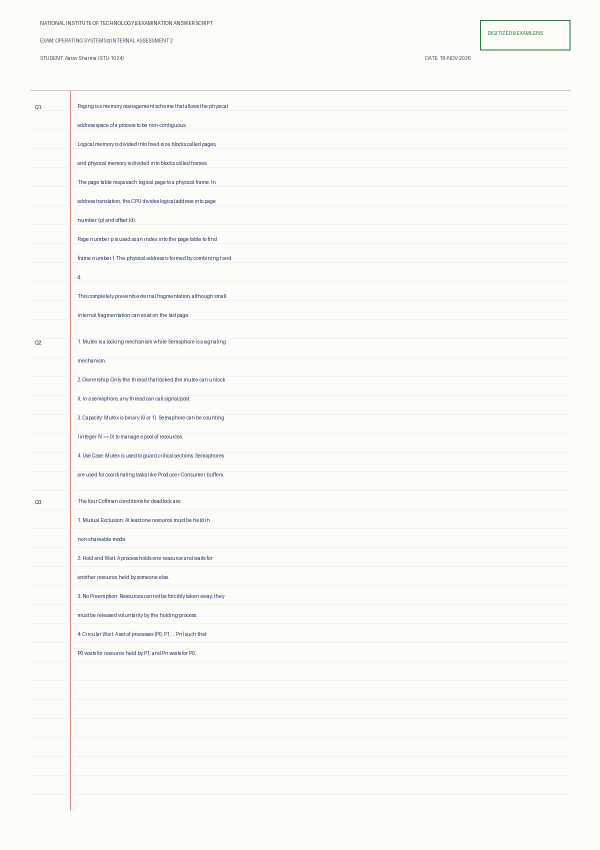
#> input picture promo_video/assets/exam_papers/scan_STU-1024.jpg, 1200 x 1700 px (shown at 1/2 size)
$ python -i scene1.py   (imports and definitions only)
#> lines starting #> are read from the running program, lines starting #| are printed output that depends on the picture
### promo_video/renderer/common.py
import math
import numpy as np
from PIL import Image, ImageDraw, ImageFont, ImageFilter

# Theme Colors
COLOR_NAVY_DARK = (11, 15, 23)        # #0B0F17
COLOR_NAVY = (17, 24, 39)             # #111827
COLOR_INDIGO = (81, 69, 229)          # #5145E5
COLOR_INDIGO_LIGHT = (129, 140, 248)  # #818CF8
COLOR_CYAN = (6, 182, 212)            # #06B6D4
COLOR_LAVENDER = (238, 242, 255)      # #EEF2FF
COLOR_WHITE = (255, 255, 255)
COLOR_EMERALD = (16, 185, 129)
COLOR_AMBER = (245, 158, 11)
COLOR_ROSE = (244, 63, 94)

# Font Helper
FONT_REGULAR_PATH = "C:/Windows/Fonts/segoeui.ttf"
FONT_BOLD_PATH = "C:/Windows/Fonts/segoeuib.ttf"
FONT_LIGHT_PATH = "C:/Windows/Fonts/segoeuil.ttf"

_font_cache = {}

# [9 lines left out: function get_font, not called in this run]

# Easing Functions
def ease_out_cubic(x):
    return 1.0 - math.pow(1.0 - max(0.0, min(1.0, x)), 3)

def ease_in_out_cubic(x):
    x = max(0.0, min(1.0, x))
    return 4 * x * x * x if x < 0.5 else 1.0 - math.pow(-2 * x + 2, 3) / 2

# [5 lines left out: function ease_out_back, not called in this run]

# Gradient Background Generator with Caching
_gradient_cache = {}

def create_radial_gradient(width=1920, height=1080, center=(960, 540), radius=1000, color_center=(30, 27, 75), color_edge=(11, 15, 23)):
    key = (width, height, center, radius, color_center, color_edge)
    if key in _gradient_cache:
        return _gradient_cache[key].copy()

    cx, cy = center
    Y, X = np.ogrid[:height, :width]
    dist_from_center = np.sqrt((X - cx)**2 + (Y - cy)**2)
    norm_dist = np.clip(dist_from_center / radius, 0.0, 1.0)

    r = (color_center[0] * (1.0 - norm_dist) + color_edge[0] * norm_dist).astype(np.uint8)
    g = (color_center[1] * (1.0 - norm_dist) + color_edge[1] * norm_dist).astype(np.uint8)
    b = (color_center[2] * (1.0 - norm_dist) + color_edge[2] * norm_dist).astype(np.uint8)

    rgb = np.stack([r, g, b], axis=-1)
    img = Image.fromarray(rgb, 'RGB')
    _gradient_cache[key] = img
    return img.copy()

# Glassmorphism Card Drawer
# [11 lines left out: function draw_glass_card, not called in this run]

# Ambient Floating Particles
class ParticleField:
    def __init__(self, count=60, width=1920, height=1080):
        np.random.seed(42)
        self.count = count
        self.width = width
        self.height = height
        self.x = np.random.uniform(0, width, count)
        self.y = np.random.uniform(0, height, count)
        self.speed_y = np.random.uniform(-0.6, -1.8, count)
        self.speed_x = np.random.uniform(-0.3, 0.3, count)
        self.size = np.random.uniform(2.0, 5.0, count)
        self.alpha = np.random.uniform(50, 160, count)

    # [11 lines left out: function draw, not called in this run]

### promo_video/renderer/scene1.py
import os
import math
from PIL import Image, ImageDraw, ImageFilter
from .common import (
    COLOR_NAVY_DARK, COLOR_NAVY, COLOR_INDIGO, COLOR_INDIGO_LIGHT,
    COLOR_CYAN, COLOR_LAVENDER, COLOR_WHITE, get_font,
    ease_out_cubic, ParticleField, create_radial_gradient
)
from .presenter_animator import get_talking_presenter_image

_paper_cache = None
_bg_cache = None
_particles = ParticleField(count=45)

def get_floating_papers():
    global _paper_cache
    if _paper_cache is None:
        paths = [
            "promo_video/assets/exam_papers/scan_STU-1024.jpg",
            "promo_video/assets/exam_papers/scan_STU-1025.jpg"
        ]
        _paper_cache = []
        for p in paths:
            if os.path.exists(p):
                im = Image.open(p).convert("RGBA")
                # Resize to card size with a clean border
                card = im.resize((360, 480), Image.Resampling.LANCZOS)
                # Add subtle white border and rounded corners
                border = Image.new("RGBA", (370, 490), (255, 255, 255, 180))
                border.paste(card, (5, 5))
                _paper_cache.append(border)
    return _paper_cache

def render_scene1(frame_idx, total_frames=240):
    t_sec = frame_idx / 30.0
    progress = frame_idx / float(total_frames)

    # Base background
    bg = create_radial_gradient(
        width=1920, height=1080,
        center=(960, 480), radius=900,
        color_center=(28, 32, 70), color_edge=(8, 11, 20)
    ).convert("RGBA")

    # Talking Presenter layer with real-time lip sync & eye blinking (full studio frame)
    pres_h = int(1080 * (1.0 + 0.04 * ease_out_cubic(progress)))
    pres_img, sx, sy = get_talking_presenter_image(frame_idx, height=pres_h, cutout=False)

    # Center crop / paste onto 1920x1080
    px = (1920 - pres_img.width) // 2 + sx
    py = (1080 - pres_h) // 2 + sy

    # Fade in presenter over first 20 frames
    alpha_reveal = min(1.0, frame_idx / 20.0)
    if alpha_reveal < 1.0:
        enhancer = Image.new("RGBA", pres_img.size, (0, 0, 0, int(255 * (1.0 - alpha_reveal))))
        pres_img.alpha_composite(enhancer)

    bg.alpha_composite(pres_img, (px, py))

    # Floating examination papers entering from 2.5s (frame 75)
    papers = get_floating_papers()
    if frame_idx >= 60 and len(papers) >= 2:
        paper_prog = min(1.0, (frame_idx - 60) / 45.0)
        ease_p = ease_out_cubic(paper_prog)

        # Left foreground paper (drifting in from left-bottom)
        p1 = papers[0].rotate(12.0 + math.sin(t_sec * 1.2) * 2.5, expand=True, resample=Image.Resampling.BILINEAR, fillcolor=(0,0,0,0))
        p1_x = int(-120 + 260 * ease_p + math.sin(t_sec * 1.4) * 8)
        p1_y = int(580 - 140 * ease_p + math.cos(t_sec * 1.2) * 8)
        # Apply gentle transparency preserving transparent corners
        r1, g1, b1, a1 = p1.split()
        a1 = a1.point(lambda p: int(p * ease_p * 0.86))
        p1 = Image.merge("RGBA", (r1, g1, b1, a1))
        bg.alpha_composite(p1, (p1_x, p1_y))

        # Right background paper (drifting in from right-middle)
        p2 = papers[1].rotate(-14.0 - math.cos(t_sec * 1.1) * 2.0, expand=True, resample=Image.Resampling.BILINEAR, fillcolor=(0,0,0,0))
        p2_x = int(1920 - 450 * ease_p + math.cos(t_sec * 1.5) * 8)
        p2_y = int(220 + 80 * ease_p + math.sin(t_sec * 1.3) * 8)
        r2, g2, b2, a2 = p2.split()
        a2 = a2.point(lambda p: int(p * ease_p * 0.75))
        p2 = Image.merge("RGBA", (r2, g2, b2, a2))
        bg.alpha_composite(p2, (p2_x, p2_y))

    # Floating ambient dust particles
    _particles.draw(bg, frame_idx)

    # Kinetic Typography
    draw = ImageDraw.Draw(bg)

    # Top Innovation Pill Badge (Frame 20+)
    if frame_idx >= 20:
        b_alpha = min(1.0, (frame_idx - 20) / 25.0)
        pill_w, pill_h = 320, 42
        pill_x = (1920 - pill_w) // 2
        pill_y = 65

        # Pill glow and box
        draw.rounded_rectangle([pill_x, pill_y, pill_x + pill_w, pill_y + pill_h], radius=21, fill=(20, 27, 55, int(200 * b_alpha)), outline=(81, 69, 229, int(220 * b_alpha)), width=2)
        badge_font = get_font(16, bold=True)
        draw.text((pill_x + 38, pill_y + 10), "⚡  EXAMLENS  ACADEMIC  AI", fill=(238, 242, 255, int(240 * b_alpha)), font=badge_font)

    # Dramatic Kinetic Headline: "THE FUTURE OF EXAMINATION EVALUATION." (Frame 110+)
    if frame_idx >= 100:
        text_prog = min(1.0, (frame_idx - 100) / 30.0)
        text_y = int(930 - 30 * ease_out_cubic(text_prog))
        alpha_text = int(255 * text_prog)

        # Glass backing bar
        bar_overlay = Image.new("RGBA", (1920, 1080), (0, 0, 0, 0))
        bdraw = ImageDraw.Draw(bar_overlay)
        bdraw.rounded_rectangle([260, text_y - 20, 1660, text_y + 65], radius=16, fill=(11, 15, 23, int(190 * text_prog)), outline=(81, 69, 229, int(160 * text_prog)), width=2)
        bg.alpha_composite(bar_overlay)

        # Typography
        headline_font = get_font(38, bold=True)
        text = "THE FUTURE OF EXAMINATION EVALUATION."
        # Center text
        bbox = headline_font.getbbox(text)
        tw = bbox[2] - bbox[0]
        tx = (1920 - tw) // 2

        # Drop shadow & text
        draw.text((tx + 2, text_y + 2), text, fill=(15, 23, 42, alpha_text), font=headline_font)
        draw.text((tx, text_y), text, fill=(255, 255, 255, alpha_text), font=headline_font)

    # Transition out (Frames 225-240): Smooth speed ramp motion blur into Scene 2
    if frame_idx >= 225:
        blur_prog = (frame_idx - 225) / 15.0
        fade_overlay = Image.new("RGBA", (1920, 1080), (11, 15, 23, int(255 * blur_prog)))
        bg.alpha_composite(fade_overlay)

    return bg

>>> import cv2
>>> picture = cv2.imread('../assets/exam_papers/scan_STU-1024.jpg', cv2.IMREAD_GRAYSCALE)
#> picture: shape (1700, 1200); min 33, max 255, mean 249.6
>>> result = render_scene1(picture)
#> in create_radial_gradient, `img = Image.fromarray(rgb, 'RGB')`:
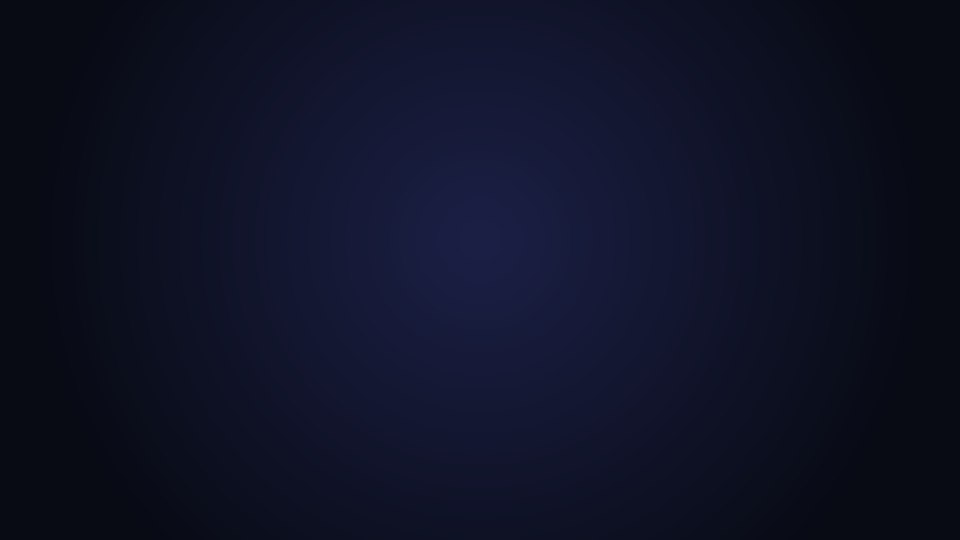
#> img: PIL image 1920x1080 RGB (shown at 1/2 size); mean R, G, B 14.6, 18, 37.2
#> (the run stopped early here; a loop or call above may not have finished)
